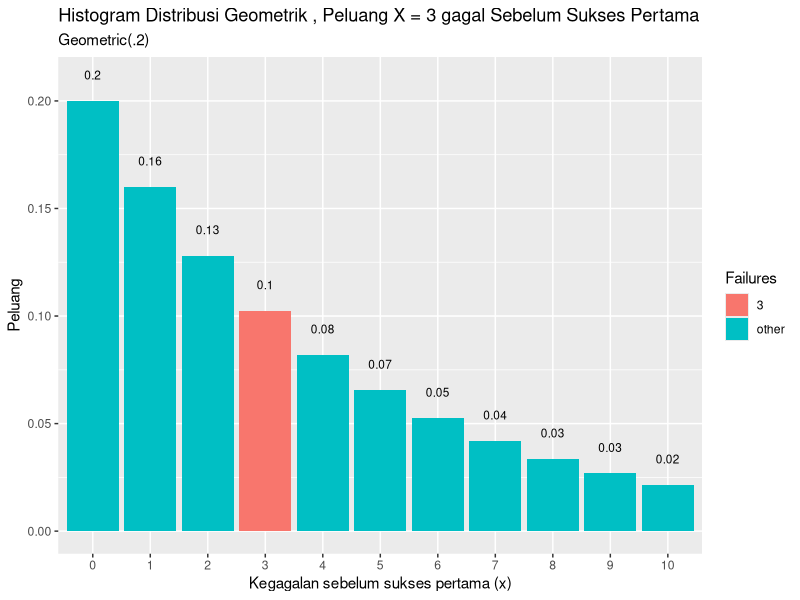

Write R code to recreate this figure.
#1a
dgeom(x=3, prob=0.20)

#1b
mean(rgeom(n=10000, prob=0.20) == 3)

#1c
#Hasil 1a selalu sama, sedangkan 1b nilainya berubah-ubah.
#Hasil perhitungan pada poin a dan b nilainya tidak berbeda jauh.

#1d
library(dplyr)
library(ggplot2)

data.frame(x = 0:10, prob = dgeom(x = 0:10, prob = 0.20)) %>%
  mutate(Failures = ifelse(x == 3, 3, "other")) %>%
ggplot(aes(x = factor(x), y = prob, fill = Failures)) +
  geom_col() +
  geom_text(
    aes(label = round(prob,2), y = prob + 0.01),
    position = position_dodge(0.9),
    size = 3,
    vjust = 0
  ) +
  labs(title = "Histogram Distribusi Geometrik , Peluang X = 3 gagal Sebelum Sukses Pertama",
       subtitle = "Geometric(.2)",
       x = "Kegagalan sebelum sukses pertama (x)",
       y = "Peluang")
       
 #1e
 #rataan
 rataan = 1/0.20
 paste("Nilai rataan adalah ", rataan)
 
 #varian
 varian = (1-0.20)/0.20^2
 paste("Nilai varian adalah ", varian)
 
 
